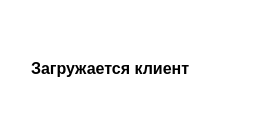
<?xml version="1.0" encoding="UTF-8"?>
<ui version="4.0">
 <class>MainWindow</class>
 <widget class="QMainWindow" name="MainWindow">
  <property name="geometry">
   <rect>
    <x>0</x>
    <y>0</y>
    <width>275</width>
    <height>138</height>
   </rect>
  </property>
  <property name="windowTitle">
   <string>Loading Yamux</string>
  </property>
  <property name="windowIcon">
   <iconset>
    <normaloff>../Svg/icon.svg</normaloff>../Svg/icon.svg</iconset>
  </property>
  <widget class="QWidget" name="centralwidget">
   <property name="styleSheet">
    <string notr="true">background-color:#ffffff</string>
   </property>
   <layout class="QGridLayout" name="gridLayout_2">
    <item row="0" column="0">
     <widget class="QWidget" name="widget" native="true">
      <layout class="QGridLayout" name="gridLayout_3">
       <item row="0" column="0">
        <spacer name="verticalSpacer_2">
         <property name="orientation">
          <enum>Qt::Vertical</enum>
         </property>
         <property name="sizeHint" stdset="0">
          <size>
           <width>20</width>
           <height>40</height>
          </size>
         </property>
        </spacer>
       </item>
       <item row="1" column="0">
        <layout class="QGridLayout" name="gridLayout">
         <item row="0" column="1">
          <layout class="QVBoxLayout" name="verticalLayout">
           <item>
            <widget class="QLabel" name="label_2">
             <property name="font">
              <font>
               <family>System-ui</family>
               <pointsize>12</pointsize>
               <weight>75</weight>
               <bold>true</bold>
              </font>
             </property>
             <property name="text">
              <string>&lt;html&gt;&lt;head/&gt;&lt;body&gt;&lt;p&gt;Загружается клиент&lt;/p&gt;&lt;/body&gt;&lt;/html&gt;</string>
             </property>
            </widget>
           </item>
          </layout>
         </item>
         <item row="0" column="0">
          <layout class="QHBoxLayout" name="horizontalLayout">
           <item>
            <widget class="QLabel" name="label">
             <property name="text">
              <string/>
             </property>
             <property name="pixmap">
              <pixmap>../Assets/Gif/icons8-loading-circle.gif</pixmap>
             </property>
            </widget>
           </item>
          </layout>
         </item>
        </layout>
       </item>
       <item row="2" column="0">
        <spacer name="verticalSpacer">
         <property name="orientation">
          <enum>Qt::Vertical</enum>
         </property>
         <property name="sizeHint" stdset="0">
          <size>
           <width>20</width>
           <height>40</height>
          </size>
         </property>
        </spacer>
       </item>
       <item row="1" column="1">
        <spacer name="horizontalSpacer">
         <property name="orientation">
          <enum>Qt::Horizontal</enum>
         </property>
         <property name="sizeHint" stdset="0">
          <size>
           <width>40</width>
           <height>20</height>
          </size>
         </property>
        </spacer>
       </item>
      </layout>
     </widget>
    </item>
   </layout>
  </widget>
 </widget>
 <resources/>
 <connections/>
</ui>
